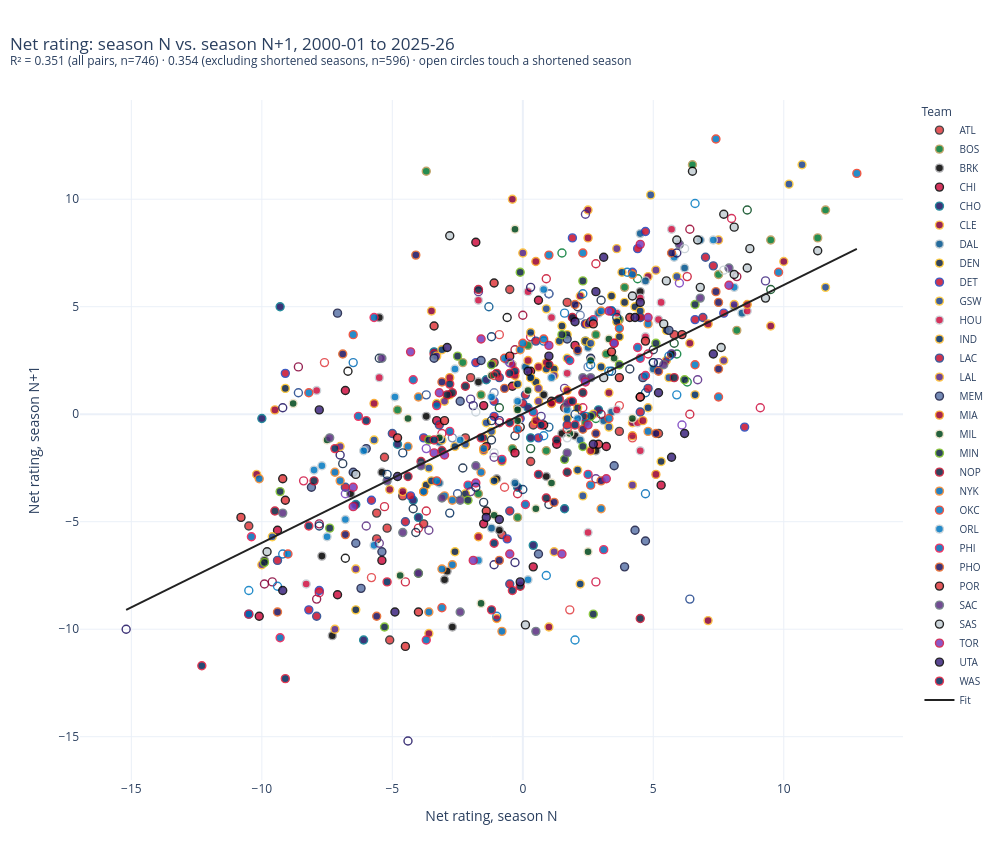

Here is the notebook cell this chart was saved with:
### Markdown cell above
## Net rating

### Code cell
plot_consecutive(pairs, "net_rtg").show()
